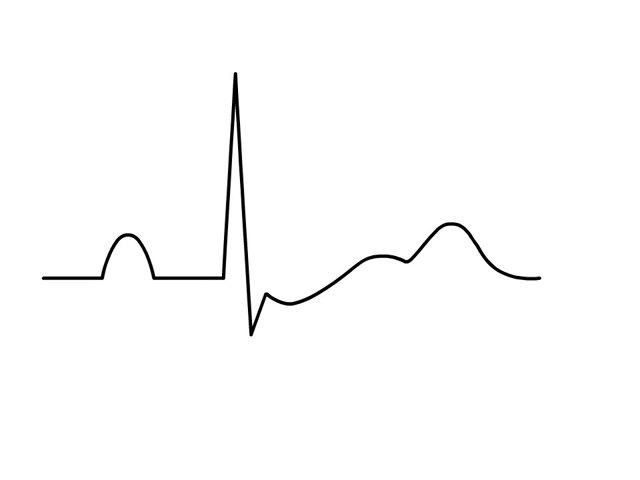
#> input picture ECG_Image_Scripts/images/1.0.png, 640 x 480 px; its folder holds only this picture in this run
$ python imageGenerator.py
#> lines starting #> are read from the running program, lines starting #| are printed output that depends on the picture; after the words box and inside, x2 and y2 are one past the last pixel; in counts of white or black regions, pixels touching at a corner belong together
from skimage import img_as_float
from skimage import io, color, morphology
from skimage.transform import rotate
from PIL import Image
import matplotlib.pyplot as plt
import numpy as np
import random
import decimal

supervised=True
pottasiumList=[0]
randPot = [format(1 + (x * .1),'1.1f') for x in range(0, 81)]
print(randPot)
for i in randPot:
    pottasiumList=[0]
    # Generate random pattasium level from 1.0 to 9.0
    # You can increase the amount of images per level by increasing the range
    for j in range(5):
        if supervised:
            pottasiumList.append(i)
        image = img_as_float(color.rgb2gray(io.imread('images/'+i+".png")))
#> image: shape (480, 640) float64; min 0, max 1, mean 0.988

        image=np.fliplr(image)
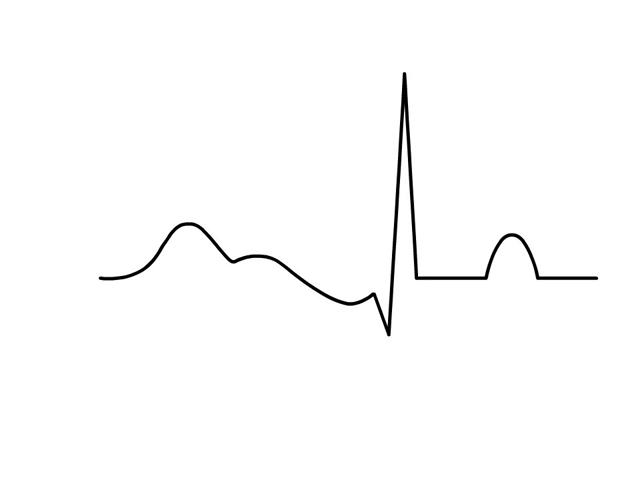
#> image: shape (480, 640) float64; min 0, max 1, mean 0.988
        image=rotate(image,180)
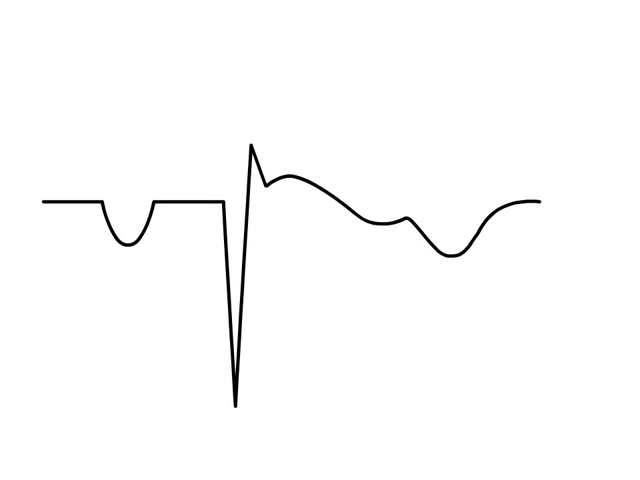
#> image: shape (480, 640) float64; min 0, max 1, mean 0.988
        image_binary = image < 0.5
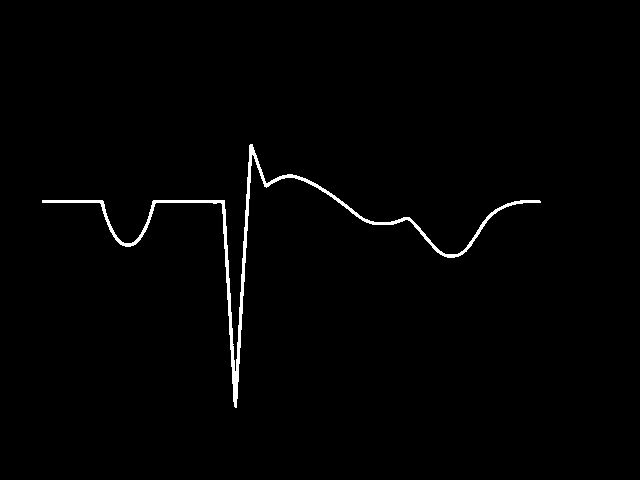
#> image_binary: shape (480, 640) bool; 1.1% white; 1 white region, box (x1, y1, x2, y2) and area: (42, 144, 541, 408) 3504
        out_skeletonize = morphology.skeletonize(image_binary)
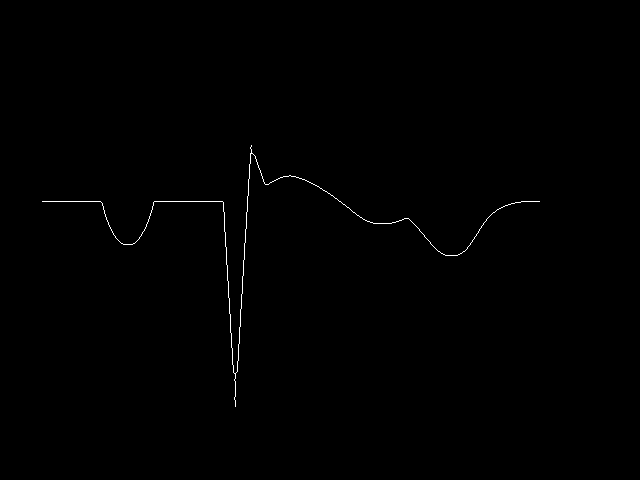
#> out_skeletonize: shape (480, 640) bool; 0.32% white in thin lines or dots, all inside (x1, y1, x2, y2) = (42, 145, 540, 407)
        out_thin = morphology.thin(image_binary)
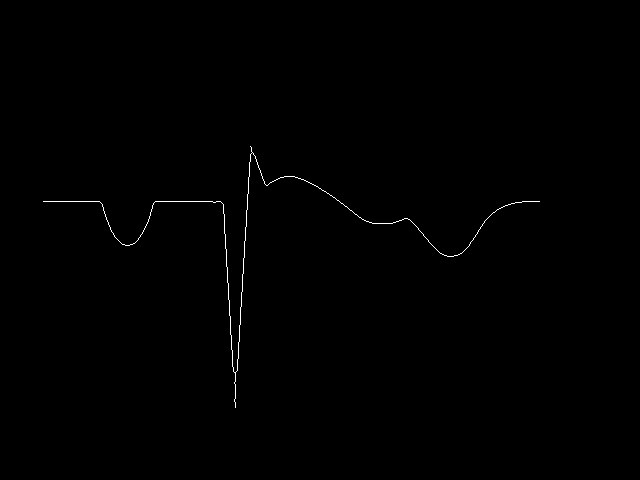
#> out_thin: shape (480, 640) bool; 0.32% white in thin lines or dots, all inside (x1, y1, x2, y2) = (43, 146, 540, 408)
        arr=out_thin.astype(np.uint8)
        arr=np.matrix.transpose(arr)
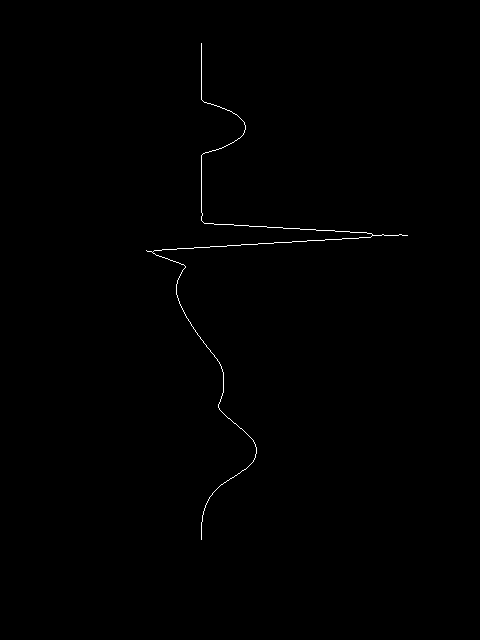
#> arr: shape (640, 480); values 0 (black) and 1 (white), 0.32% white in thin lines or dots, all inside (x1, y1, x2, y2) = (146, 43, 408, 540)
        result = np.where(arr == 1)
#> result = 970 positions, rows 43 to 539, columns 146 to 407

        slicedX=result[0][::2]
#> slicedX = 485 values from 43 to 538
        slicedY=result[1][::2]
#> slicedY = 485 values, max 406 at index 212, min 146 at index 318, mean 241.6
        mu, sigma = 0, 3
        # creating a noise
        noise = np.random.normal(mu, sigma, [1,slicedY.size])
        #Remove graph UI
        plt.xticks([])
        plt.yticks([])
        plt.axis('off')
        plt.title('')
        #plot graph +noise

        plt.plot(slicedX,slicedY+noise[0])
        plt.figure()
    #Go through and save all the images
    if supervised:
        for i in plt.get_fignums():
            fig =plt.figure(i)
            potLevel=pottasiumList[i-1]
            print(potLevel)
            plt.savefig("data/"+'{}'.format(potLevel)+"%d.png" % i)
    else:

        for i in plt.get_fignums():
            fig = plt.figure(i)
            plt.savefig('data/figure%d.png' % i)
    plt.figure().clear()
    plt.close('all')
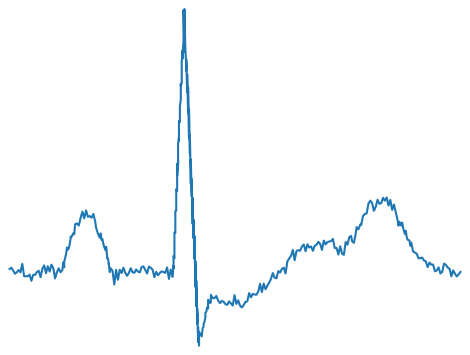
#> figure drawn by matplotlib, 1 panel
#> (the run stopped early here; a loop or call above may not have finished)
